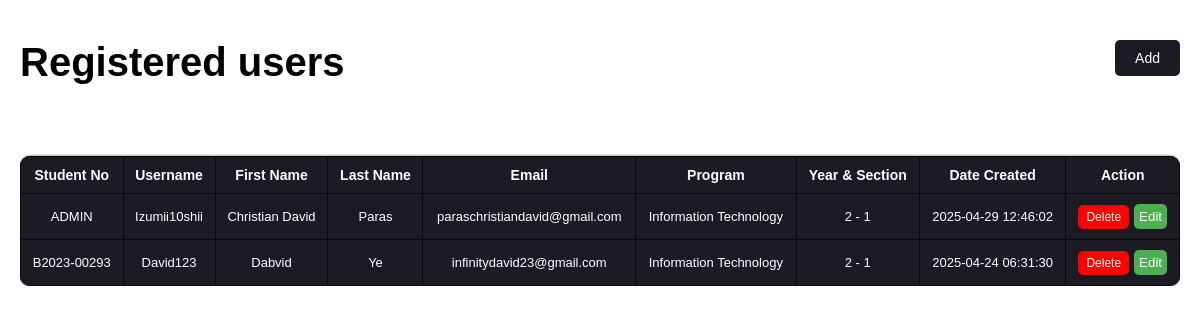
Page /php/adminUsersList.php on the earlier database version.
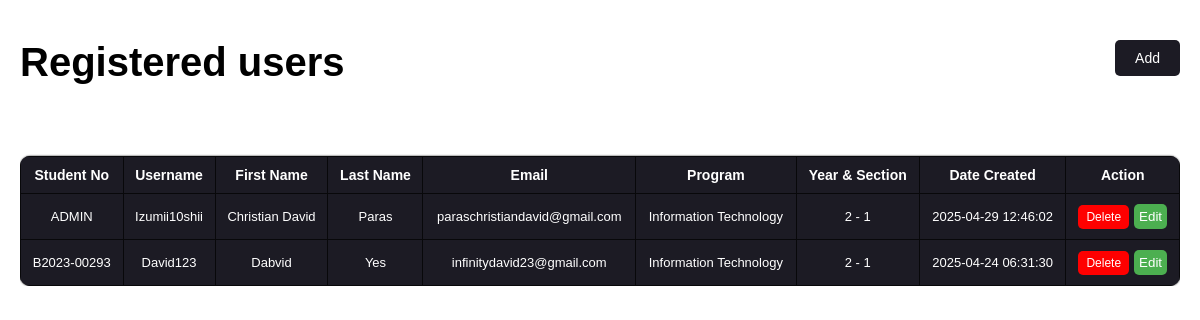
Same page on the later database version.
### tables this page shows
CREATE TABLE `student_tb` (
  `student_no` varchar(20) NOT NULL,
  `username` varchar(50) NOT NULL,
  `fname` varchar(50) NOT NULL,
  `lname` varchar(50) NOT NULL,
  `password` varchar(255) NOT NULL,
  `email` varchar(100) NOT NULL,
  `program` varchar(100) NOT NULL,
  `year` varchar(10) NOT NULL,
  `section` varchar(10) NOT NULL,
  `created_at` timestamp NOT NULL DEFAULT current_timestamp(),
  `otp_enabled` tinyint(1) DEFAULT 1,
  `is_admin` tinyint(1) DEFAULT 0,
  `profile_pic` varchar(255) DEFAULT NULL,
  PRIMARY KEY (`student_no`),
  UNIQUE KEY `username` (`username`),
  UNIQUE KEY `email` (`email`)
);

### php/adminUsersList.php (the view, shortened to what this page needs)
<?php
include("db_conn.php");
$query = "SELECT * FROM student_tb";
$result = mysqli_query($conn, $query);
?>
<!DOCTYPE html>
<html lang="en">
<head>
    <link rel="stylesheet" href="../css/adminUsersList.css">
</head>
<body>
    <div class="userListContainer">
        <div class="header">
            <h2>Registered users</h2>
            <button type="button" class="addUserBTN" onclick="showAddUserForm()">Add</button>
        </div>
        <div class="table-container">
            <table class="user-table">
                <thead>
                    <tr>
                        <th>Student No</th>
                        <th>Username</th>
                        <th>First Name</th>
                        <th>Last Name</th>
                        <th>Email</th>
                        <th>Program</th>
                        <th>Year & Section</th>
                        <th>Date Created</th>
                        <th>Action</th>
                    </tr>
                </thead>
                <tbody>
                    <?php if ($result && mysqli_num_rows($result) > 0): ?>
                        <?php while ($row = mysqli_fetch_assoc($result)): ?>
                            <tr>
                                <td><?php echo $row['student_no']; ?></td>
                                <td><?php echo $row['username']; ?></td>
                                <td><?php echo $row['fname']; ?></td>
                                <td><?php echo $row['lname']; ?></td>
                                <td><?php echo $row['email']; ?></td>
                                <td><?php echo $row['program']; ?></td>
                                <td><?php echo $row['year'] . " - " . $row['section']; ?></td>
                                <td><?php echo $row['created_at']; ?></td>
                                <td>
                                    <div class="actionRow">
                                        <a href="javascript:void(0);" class="deleteBTN" id="deleteBTN"
                                            onclick="confirmDeletion('<?php echo $row['student_no']; ?>');">Delete</a>
                                        <button type="button" class="editUserBTN"
                                            data-student_no="<?php echo $row['student_no']; ?>"
                                            data-username="<?php echo $row['username']; ?>"
                                            data-fname="<?php echo $row['fname']; ?>" data-lname="<?php echo $row['lname']; ?>"
                                            data-email="<?php echo $row['email']; ?>"
                                            data-password="<?php echo $row['password']; ?>"
                                            data-program="<?php echo $row['program']; ?>"
                                            data-year="<?php echo $row['year']; ?>"
                                            data-section="<?php echo $row['section']; ?>">
                                            Edit
                                        </button>
                                    </div>
                                </td>
                            </tr>
                        <?php endwhile; ?>
                    <?php else: ?>
                        <tr>
                            <td colspan="9">No users found.</td>
                        </tr>
                    <?php endif; ?>
                </tbody>
            </table>
        </div>
    </div>
</body>
</html>

### css/adminUsersList.css (style rules this page uses)
* { box-sizing: border-box; margin: 0; padding: 0; overflow: auto; }
body { display: flex; flex-direction: column; justify-content: center; align-items: center; font-family: sans-serif; margin: 0; padding: 0; box-sizing: border-box; }
.userListContainer { display: flex; flex-direction: column; padding: 20px; }
.userListContainer { width: 100%; }
.header { display: flex; justify-content: space-between; margin: 20px 0; }
.header h2 { font-size: 40px; }
.addUserBTN { padding: 10px 20px; border-radius: 5px; border: none; background-color: #1c1b24; color: white; cursor: pointer; font-size: 14px; margin-bottom: 20px; }
.actionRow { display: flex; flex-direction: row; justify-content: center; align-items: center; gap: 10px; }
.actionRow a { text-decoration: none; color: white; background-color: red; padding: 5px 10px; border-radius: 5px; font-size: 14px; }
.table-container { width: 100%; overflow-x: auto; margin-top: 20px; }
.user-table { width: 100%; border-collapse: collapse; text-align: left; background-color: #1c1b24; box-shadow: 0 0 2px black; border-radius: 10px; overflow: hidden; font-size: 14px; color: white; }
.user-table th, .user-table td { border: 1px solid #08080a; }
.user-table th { background-color: #1c1b24; font-weight: bold; text-align: center; font-size: 14px; }
.user-table td { text-align: center; font-size: 13px; }
.actionRow { display: flex; justify-content: center; gap: 5px; }
.actionRow a { text-decoration: none; color: white; background-color: red; padding: 5px 8px; border-radius: 5px; font-size: 12px; }
.editUserBTN { background-color: #4CAF50; color: white; border: none; padding: 5px; border-radius: 5px; cursor: pointer; }
table { width: 100%; border-collapse: collapse; margin-top: 20px; }
th, td { padding: 10px; border: 1px solid #ccc; text-align: left; }
th { background-color: #eee; }

Differences in the rows shown:
changed student_tb "David123": lname "Ye" → "Yes"
